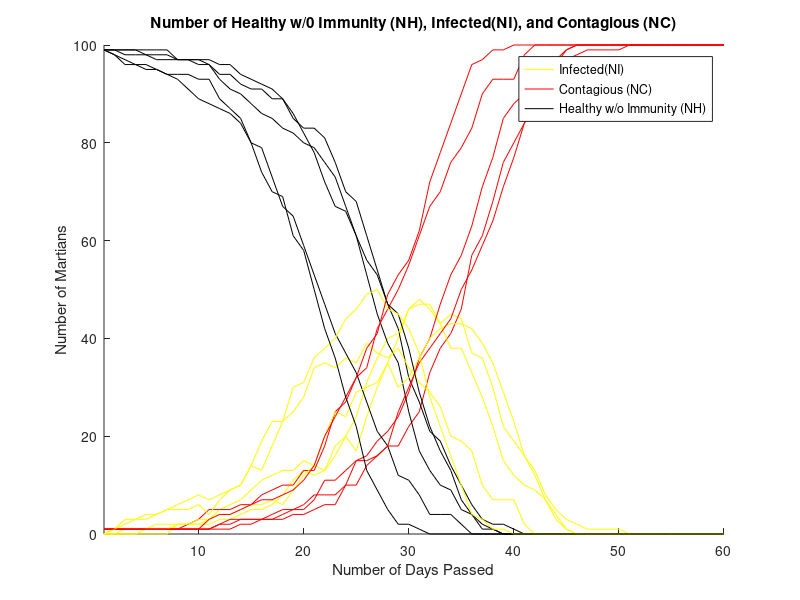

The MATLAB source for this figure: (Note: this script raises an error after producing the figure.)
function hw5a

clc;

% Number of martians
N = 100;

% Disease incubation variables
a1 = 5;
a2 = 10;

% Recovery Variables
b1 = 10000;
b2 = 20000;

% Immunity Variables
c1 = 0;
c2 = 0;

% Probability of Disease Transfer
DT = 0.6;

% Number of Healthy Martians
NH = 99;

% Number of Infected Martians
NI = 0;

% Number of Contaminated Martians
NC = 1;

% Number of Healthy Martians with Immunity
NHI = 0;

% Number of Days
ND = 60;

% Number of Simulations
NSIM = 5;

% 3D array for storage (Number of Days by number of possible outcomes by number of
% simulations)

Notepad = zeros(ND,4,NSIM);

%%%%%%%%%%%%%%%%%%%%%%%%%%%%%%%%%%%%%%%%%%%

% Simulation Loop
for simulationNumber = 1:NSIM
    
    %1. Initialize Subpopulations
    
    % Healthy and Not Immune
    m1 = zeros(NH,1);
    im1 = zeros(NH,1);

    % Infected
    m2 = -floor((a2-a1+1)*rand(NI,1))-a1;
    im2 = zeros(NI,1);

    % Contagious
    m3 =  floor((b2-b1+1)*rand(NC,1))+b1;
    im3 = zeros(NC,1);

    % Healthy and Immune
    m4 = zeros(NHI, 1);
    im4 = -floor((c2-c1+1)*rand(NHI,1))-c1;

    m = [m1' m2' m3' m4']';
    im = [im1' im2' im3' im4']';
    
    Notepad(1,:,simulationNumber) = [NI, NC, NHI, NH];


    %2. Sample Period Loop

    % Exposure Loop Begins
    for day =2:ND
        % a. Randomly Expose population
        for infection = 1:(N/2)
            dt = floor(rand+DT);
            if dt == 1;
                % Algorithm for encounters between martians
                I = floor(N*rand)+1;
                J = floor(N*rand)+1;
                % Martian I and Martian J cant be the same Martian
                while I == J
                    J = floor(N*rand) + 1;
                end
                % Decides whether to infect Martian I or Martian J
                if m(I) > 0 && m(J) == 0 && im(J) >=0;
                   m(J) = -floor((a2-a1+1)*rand)-a1;
                end
                if m(J) > 0 && m(I) == 0 && im(I) >= 0;
                    m(I) = - floor((a2-a1+1)*rand) - a1;
                end
            end
        end
        
        % b. Record NI, NC, NHI, NH
        
        % Infected
        Notepad(day,1,simulationNumber) = sum(m<0);
          

        % Contagious
        Notepad(day,2, simulationNumber) = sum(m>0);
          
        
        % Healthy and Immune
        Notepad(day,3, simulationNumber) = sum (m==0 & im < 0);
         

        % Healthy and Not Immune
        Notepad(day,4, simulationNumber) = sum(m==0 & im >=0);
   
        
         % c. Update Health and Disease Status
          for index = 1:N
          if m(index) == 0
              im(index) = im(index) + 1;
          end
          
          if m(index) > 0
             m(index) = m(index)-1;
             if m(index) == 0
                 im(index) = - floor((c2-c1+1)*rand)-c1;
             end
          end
          
          if m(index) < 0
              m(index)= m(index) + 1;
              if m(index)== 0
                  m(index) = floor((b2-b1+1)*rand)+b1;
              end
          end
          end
    end
end

% Plotting
figure;
hold on;
for simu = 1:NSIM
    plot(Notepad(:,1,simu),'y');
    plot(Notepad(:,2,simu),'r');
    plot(Notepad(:,4,simu),'k');
end
ylabel('Number of Martians');
xlabel('Number of Days Passed');
title('Number of Healthy w/0 Immunity (NH), Infected(NI), and Contagious (NC)');
legend('Infected(NI)', 'Contagious (NC)','Healthy w/o Immunity (NH)');
axis ([1 ND 0 N]);

% Nakes the table
X = ceil(rand()*NSIM);
A = [(1:1:ND)' Notepad(:,3,X) Notepad(:,4,X) Notepad(:,1,X) Notepad(:,2,X)];
T = table(A(:,1), A(:,2), A(:,3), A(:,4), A(:,5), 'VariableNames', {'ND' 'NHI' 'NH' 'NI' 'NC'});
disp(T);
end




        
            
        
        
    
    
    

    
        
        
    